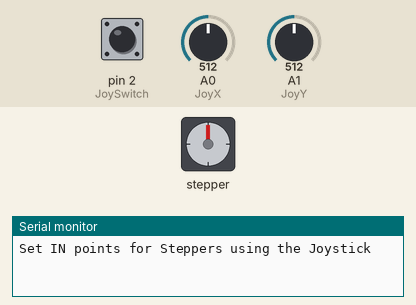
Bench run of a sketch on a simulated Arduino Uno, built with avr-gcc and run on an emulated ATmega328P. Parts: stepper motor, the last lines printed to the serial monitor. Inputs (shaded band) come from the test bench; at power-on: pin 2 (JoySwitch) HIGH, A0 (JoyX) = 512, A1 (JoyY) = 512. Stepper angles assume 200 steps per turn.

Above: at 1.2 s.
1.3 s: pin 2 (JoySwitch) pulled LOW for 0.15 s
2.9 s: A0 (JoyX) set to 216
5.9 s: A0 (JoyX) set to 190
At 6.6 s:
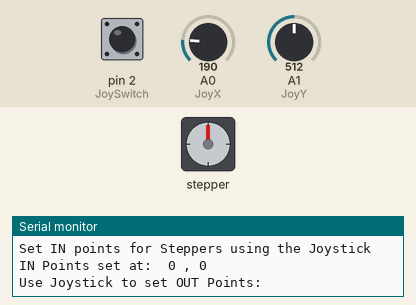
8.9 s: pin 2 (JoySwitch) pulled LOW for 1 s
11.4 s: pin 2 (JoySwitch) pulled LOW for 0.15 s
At 12.3 s:
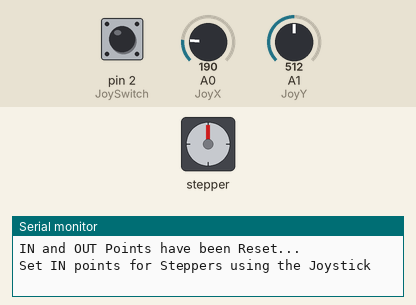
14.5 s: A1 (JoyY) set to 214
17.5 s: A1 (JoyY) set to 183
Timing chart, 0 to 68.0 s (numbered marks = the images above; inputs shaded):
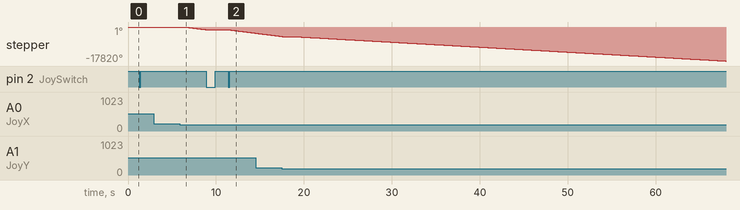

The sketch:

Motor_de_passo_com_joystick.ino
```cpp
/* Arduino Multiple Stepper Control Using Joystick switch

Created by Yvan / https://brainy-bits.com/blogs/tutorials/dual-axis-camera-slider-using-joystick-in-and-out

This code is in the public domain...

You can: copy it, use it, modify it, share it or just plain ignore it!
Thx!

*/

// Library created by Mike McCauley at http://www.airspayce.com/mikem/arduino/AccelStepper/
#include "AccelStepper.h"
#include "MultiStepper.h"

// AccelStepper Setup
AccelStepper stepperX(1, 3, 4);   // 1 = Easy Driver interface
                                  // UNO Pin 3 connected to STEP pin of Easy Driver
                                  // UNO Pin 4 connected to DIR pin of Easy Driver

AccelStepper stepperZ(1, 6, 7);   // 1 = Easy Driver interface
                                  // UNO Pin 6 connected to STEP pin of Easy Driver
                                  // UNO Pin 7 connected to DIR pin of Easy Driver

MultiStepper StepperControl;  // Create instance of MultiStepper

// Analog Joystick setup
#define JoyX A0  // Joystick X pin connected to A0 on the UNO
#define JoyY A1  // Joystick Y pin connected to A1 on the UNO
#define JoySwitch 2 // Joystick switch connected to interrupt Pin 2 on UNO

long joystepX=0; // Used to move steppers when using the Joystick
long joystepY=0; // Used to move steppers when using the Joystick

// Variables used to store the IN and OUT points
volatile long XInPoint=0;
volatile long ZInPoint=0;
volatile long XOutPoint=0;
volatile long ZOutPoint=0;

int InandOut=0;  // Used to detect if IN and OUT points have been set

long gotoposition[2];  // Used to move steppers using MultiStepper Control


void joyswitchclick ()  {  //  Interrupt runs when clicking the Joystick Switch

  static unsigned long last_call_interrupt = 0;  // Used to debounce to Joystick Switch
  unsigned long interrupt_length = millis();

  if (interrupt_length - last_call_interrupt > 300) {  // Check if enough time has passed since clicking switch

    switch (InandOut) {  // Keep track of number of times the switch has been clicked
      case 0:
        InandOut=1;
        XInPoint=stepperX.currentPosition();  //  Set the IN points for both steppers
        ZInPoint=stepperZ.currentPosition();
        Serial.print("IN Points set at:  ");
        Serial.print(XInPoint);
        Serial.print(" , ");
        Serial.println(ZInPoint);
        Serial.println("");
        Serial.println("Use Joystick to set OUT Points: ");
        break;

      case 1:
        InandOut=2;
        XOutPoint=stepperX.currentPosition();  //  Set the OUT Points for both steppers
        ZOutPoint=stepperZ.currentPosition();
        Serial.print("OUT Points set at:  ");
        Serial.print(XOutPoint);
        Serial.print(" , ");
        Serial.println(ZOutPoint);
        Serial.println("");
        Serial.println("Enter Stepper Travel Speed: ");
        Serial.println("OR");
        Serial.println("Press Joystick Switch again to Reset IN and OUT Points");
        break;

      case 2:
        Serial.println("");
        Serial.println("IN and OUT Points have been Reset...");
        Serial.println("");
        Serial.println("");
        Serial.println("Set IN points for Steppers using the Joystick ");
        InandOut=0;
        break;

       case 3:
        Serial.println("");
        Serial.println("IN and OUT Points have been Reset...");
        Serial.println("");
        Serial.println("");
        Serial.println("Set IN points for Steppers using the Joystick ");
        InandOut=0;
        joystepY=stepperZ.currentPosition();  // Reset Positions
        joystepX=stepperX.currentPosition();
        stepperX.setMaxSpeed(350.0);      // Reset Max Speed of X axis
        break;
    }
  }
  last_call_interrupt = interrupt_length;
}


void setup() {

  Serial.begin(9600);  // Start the Serial monitor with speed of 9600 Bauds

// Print out Instructions on the Serial Monitor at Start
  Serial.println("Set IN points for Steppers using the Joystick ");

  pinMode(JoySwitch, INPUT_PULLUP);

// Set Max Speed and Acceleration of each Steppers
  stepperX.setMaxSpeed(350.0);      // Set Max Speed of X axis
  stepperX.setAcceleration(5000.0);  // Acceleration of X axis

  stepperZ.setMaxSpeed(150.0);      // Set Max Speed of Z axis slower for rotation
  stepperZ.setAcceleration(1000.0);  // Acceleration of Y axis

// Create instances for MultiStepper
  StepperControl.addStepper(stepperX);  // Add Stepper #1 to MultiStepper Control
  StepperControl.addStepper(stepperZ);  // Add Stepper #2 to MultiStepper Control

  attachInterrupt (0,joyswitchclick,FALLING); // interrupt 0 always connected to pin 2

}


void loop() {

  while ((InandOut != 2) && (InandOut !=3)) {  // Enable moving of steppers using the Joystick

    if (analogRead(JoyX) < 200) {
        joystepX=stepperX.currentPosition();
        joystepX=joystepX-20;     }

    if (analogRead(JoyX) > 900) {
        joystepX=stepperX.currentPosition();
        joystepX=joystepX+20;
    }

    if (analogRead(JoyY) < 200) {
        joystepY=stepperZ.currentPosition();
        joystepY=joystepY-20;     }

    if (analogRead(JoyY) > 900) {
        joystepY=stepperZ.currentPosition();
        joystepY=joystepY+20;
    }

    stepperX.moveTo(joystepX);
    stepperZ.moveTo(joystepY);

    while ((stepperX.distanceToGo() !=0) || (stepperZ.distanceToGo() !=0)) {
      stepperX.runSpeedToPosition();
      stepperZ.runSpeedToPosition();
    }
  }

  if (InandOut == 2) {

    while (Serial.available() > 0)  { // Check if values are available in the Serial Buffer

      int setspeed = Serial.parseInt();  //  Read entered Speed from Serial Buffer

       if (setspeed > 0) {
         stepperX.setMaxSpeed(setspeed);
         Serial.println("");
         Serial.println("Speed set at:  ");
         Serial.println(setspeed);
         Serial.println("");
         Serial.println("Type 'I' to go to the IN points or 'O' to go to the OUT points");
         Serial.println("OR");
         Serial.println("Press Joystick Switch again to Reset IN and OUT Points");
         setspeed=0;
         InandOut=3;
      }
    }
  }

  if (InandOut == 3) {

    while (Serial.available() > 0)  { // Check if values are available in the Serial Buffer

      char checkinput = Serial.read();  //  Read Character entered in Serial Monitor
      Serial.println(checkinput);

    if (checkinput == 'I') {  // Move both steppers to IN points
      gotoposition[0]=XInPoint;
      gotoposition[1]=ZInPoint;
      StepperControl.moveTo(gotoposition);
      StepperControl.runSpeedToPosition(); // Blocks until all are in position
      Serial.println("Steppers are at the IN Position...");
      Serial.println("");
      Serial.println("Type 'I' to go to the IN points or 'O' to go to the OUT points");
      Serial.println("OR");
      Serial.println("Press Joystick Switch again to Reset IN and OUT Points");
    }

    if (checkinput == 'O') {  //  Move both steppers to OUT points
      gotoposition[0]=XOutPoint;
      gotoposition[1]=ZOutPoint;
      StepperControl.moveTo(gotoposition);
      StepperControl.runSpeedToPosition(); // Blocks until all are in position
      Serial.println("Steppers are at the OUT Position...");
      Serial.println("");
      Serial.println("Type 'I' to go to the IN points or 'O' to go to the OUT points");
      Serial.println("OR");
      Serial.println("Press Joystick Switch again to Reset IN and OUT Points");
    }

  }
}
}
```

Measured:
- the behaviour switches between 200 and 199 on A0 (JoyX) (found by bisection; images 0 and 1)
- after the input at 2.9 s, every drawn part: stays the same
- after the input at 5.9 s, stepper: keeps turning counter-clockwise at about 475°/s, starting at once
- after the input at 11.4 s, stepper: keeps turning counter-clockwise at about 579°/s, starting at once
